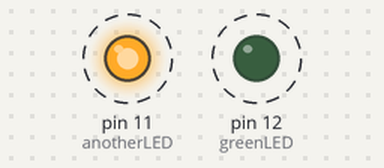
Bench run of a sketch on a simulated Arduino Uno, built with avr-gcc and run on an emulated ATmega328P. Shown: output pins drawn as LEDs (lit = HIGH). Dashed ring = blinking.

Above: at 0.15 s.
Timing chart, 0 to 3.0 s (numbered marks = the images above):
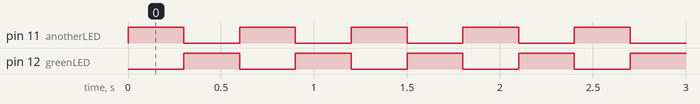

Measured:
- by itself, pin 11 (anotherLED), pin 12 (greenLED): alternates HIGH for 0.30 s and LOW for 0.30 s

The sketch:

Blinker.ino
```cpp
// (licence header left out)
// Core library for code-sense - IDE-based
#include "Arduino.h"

uint8_t greenLED;
uint8_t anotherLED;

void setup() {
    greenLED = 12;
    anotherLED = 11;

    pinMode(greenLED, OUTPUT);
    pinMode(anotherLED, OUTPUT);
}


void loop() {
    digitalWrite(anotherLED, HIGH);
    digitalWrite(greenLED, LOW);

    delay(300);

    digitalWrite(anotherLED, LOW);
    digitalWrite(greenLED, HIGH);
    delay(300);
}
```
